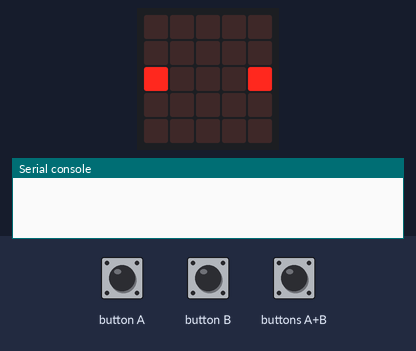
Bench run of a program on a simulated BBC micro:bit (MakeCode). Parts: the board's 5×5 LED display, the last lines printed to the serial console. The inputs (shaded band) are chosen by the test bench. Random numbers come from a fixed seed; no radio messages arrive unless stated (any console line starting 'radio sent:' is added by the test bench).

Above: at 1.2 s.
1.3 s: buttons A+B pressed for 1.2 s
At 2.3 s:
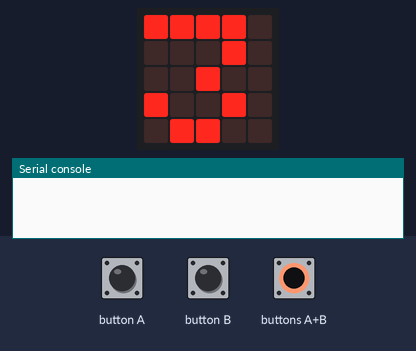
At 5.1 s:
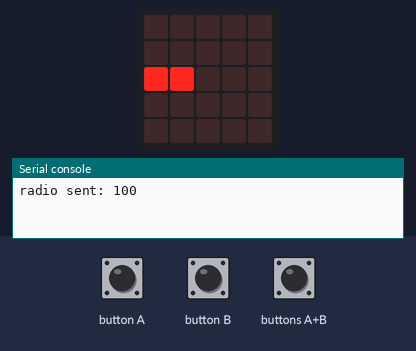
11.6 s: button B pressed for 1.2 s
At 38.05 s:
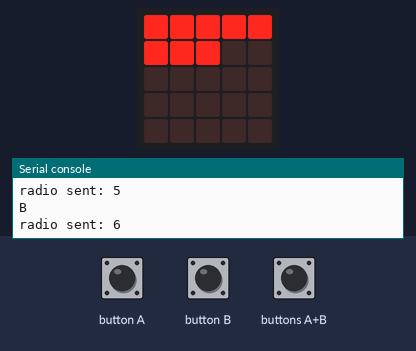

Measured:
- what the display in image 2 shows lasts 0.8 s, from 4.9 s to 5.7 s

The program:

main.ts
```typescript
function 提示动画 () {
    basic.showLeds(`
        . . . . .
        . . . . .
        # . . . #
        . . . . .
        . . . . .
        `)
    basic.pause(200)
    basic.showLeds(`
        . . . . .
        . . . . .
        . . . . .
        . . . . .
        . . . . .
        `)
    basic.clearScreen()
}
function 显示图标 (图标类型: number) {
    if (图标类型 == 0) {
        basic.showLeds(`
            . . . . .
            . . . . .
            # # . . .
            . . . . .
            . . . . .
            `)
    } else if (图标类型 == 1) {
        basic.showLeds(`
            . . . . .
            . . . . .
            . . . # #
            . . . . .
            . . . . .
            `)
    } else {
        basic.showLeds(`
            . . . . .
            . . # . .
            . # . # .
            . . # . .
            . . . . .
            `)
    }
}
function 开场动画 () {
    basic.showNumber(3)
    basic.pause(200)
    basic.showNumber(2)
    basic.pause(200)
    basic.showNumber(1)
    basic.pause(200)
}
function 结束动画 () {
    for (let index = 0; index <= 24; index++) {
        led.plot(index % 5, Math.idiv(index, 5))
        basic.pause(100)
    }
}
let 本轮按钮按下时间 = 0
let 本轮目标 = 0
let 当前时间 = 0
let 本轮按钮计时开始 = 0
let 按钮编号 = 0
let 本轮开始时间 = 0
let 锁定按钮 = 0
radio.setGroup(15)
let 轮次 = 0
let 切换等待时间 = 500
let 显示停留时间 = 500
let 游戏结束 = 0
basic.forever(function () {
    while (!(input.buttonIsPressed(Button.AB))) {
        提示动画()
    }
    开场动画()
    radio.sendNumber(100)
    while (轮次 < 25) {
        锁定按钮 = 0
        本轮开始时间 = input.runningTime()
        按钮编号 = 4
        本轮按钮计时开始 = 本轮开始时间
        当前时间 = 本轮开始时间
        本轮目标 = randint(0, 1)
        while (当前时间 - 本轮开始时间 < 显示停留时间) {
            显示图标(本轮目标)
            if (input.buttonIsPressed(Button.A) && 锁定按钮 == 0) {
                本轮按钮按下时间 = input.runningTime()
                按钮编号 = 0
                锁定按钮 = 1
                serial.writeLine("A")
            }
            if (input.buttonIsPressed(Button.B) && 锁定按钮 == 0) {
                按钮编号 = 1
                本轮按钮按下时间 = input.runningTime()
                锁定按钮 = 1
                serial.writeLine("B")
            }
            if (本轮按钮按下时间 - 本轮按钮计时开始 < 显示停留时间 && 本轮目标 == 按钮编号) {
                radio.sendNumber(轮次)
                break;
            }
            当前时间 = input.runningTime()
        }
        轮次 += 1
        本轮按钮按下时间 = 0
        basic.clearScreen()
        basic.pause(切换等待时间)
    }
    basic.showIcon(IconNames.Heart)
    basic.clearScreen()
    结束动画()
    radio.sendNumber(200)
    游戏结束 = 1
    while (!(input.buttonIsPressed(Button.AB))) {
        提示动画()
    }
    radio.sendNumber(1000)
    control.reset()
})
```

test.ts
```typescript
// 在此处测试；当此软件包作为插件使用时，将不会编译此软件包。
```
